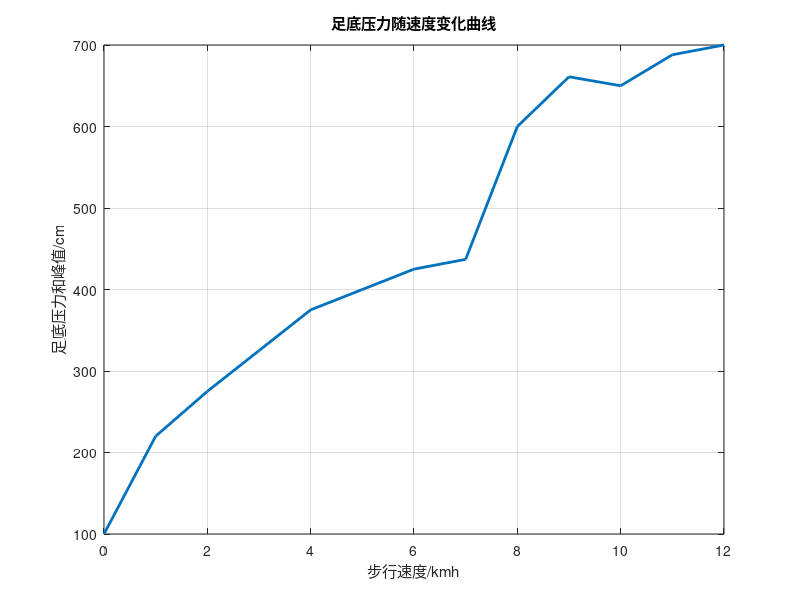

The MATLAB script that drew this image:
%% 观察步行速度和足底压力之间的相关性

x  = [100,220,275,325,375,400,425,437,600,661,650,688,700];%足底压力峰值
y = [0,1,2,3,4,5,6,7,8,9,10,11,12];%步行速度
  gcf = figure("Name","speed");
plot(y,x,"LineWidth",2)

xlabel('步行速度/kmh'); % x轴注解
ylabel('足底压力和峰值/cm'); % y轴注解
title('足底压力随速度变化曲线'); % 图形标题
grid on; % 显示格线

%%